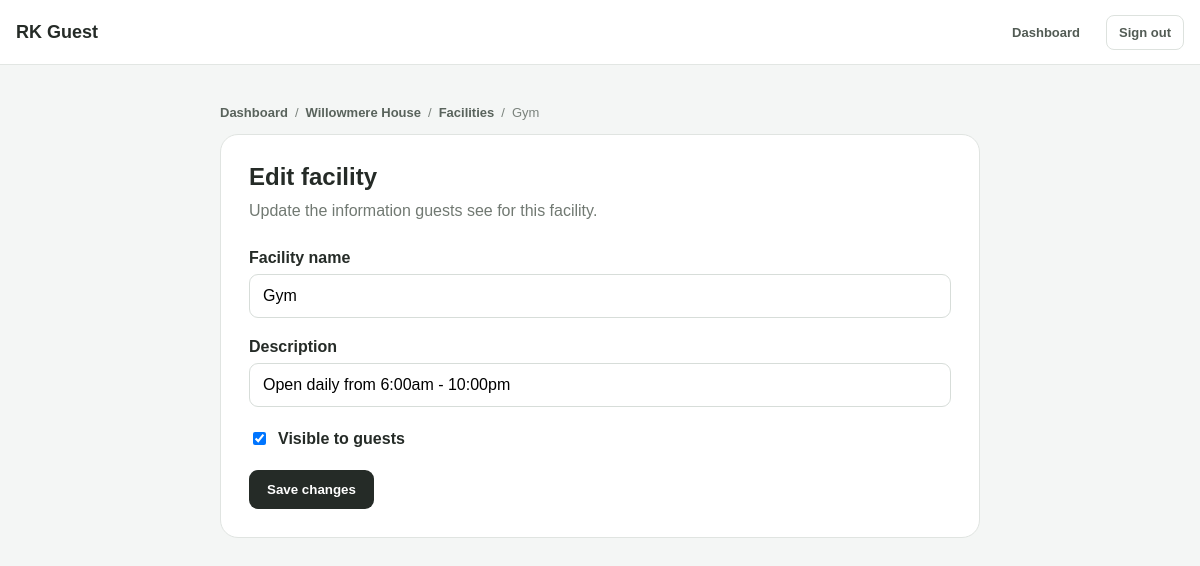
Page /dashboard/properties/willowmere-house/sections/5/items/1/edit/ (signed in) on the committed database.
### properties/models.py (models this page shows, shortened)
class Property(models.Model):
    name = models.CharField(max_length=200)
    slug = models.SlugField(unique=True)
    description = models.TextField(blank=True)
    logo = models.ImageField(
        upload_to="property_logos/",
        blank=True,
        null=True,
    )
    phone = models.CharField(max_length=50, blank=True)
    email = models.EmailField(blank=True)
    website = models.URLField(blank=True)
    address = models.TextField(blank=True)
    primary_colour = models.CharField(
        max_length=7,
        default="#000000",
    )
    is_active = models.BooleanField(default=True)
    created_at = models.DateTimeField(auto_now_add=True)
    updated_at = models.DateTimeField(auto_now=True)

class GuestSection(models.Model):
    ICON_CHOICES = [
    ("info", "Information"),
    ("wifi", "Wi-Fi"),
    ("breakfast", "Breakfast / Dining"),
    ("parking", "Parking"),
    ("checkout", "Check-in / Check-out"),
    ("facilities", "Facilities"),
    ("local", "Local Area"),
    ("faq", "FAQ"),
    ("contact", "Contact"),
    ]
    SECTION_TYPE_CHOICES = [
    ("generic", "General information"),
    ("wifi", "Wi-Fi"),
    ("stay_times", "Check-in / Check-out"),
    ("breakfast", "Breakfast / Dining"),
    ("parking", "Parking"),
    ("facilities", "Facilities"),
    ("local_area", "Local Area"),
    ("faq", "FAQ"),
    ]
    property = models.ForeignKey(
        Property,
        on_delete=models.CASCADE,
        related_name="guest_sections",
    )
    title = models.CharField(max_length=100)
    slug = models.SlugField()
    section_type = models.CharField(
        max_length=30,
        choices=SECTION_TYPE_CHOICES,
        default="generic",
    )
    icon = models.CharField(
        max_length=50,
        choices=ICON_CHOICES,
        default="info",
    )
    content = models.TextField(blank=True)
    wifi_network = models.CharField(
        max_length=150,
        blank=True,
    )
    wifi_password = models.CharField(
        max_length=150,
        blank=True,
    )
    check_in_time = models.CharField(
        max_length=50,
        blank=True,
    )
    check_out_time = models.CharField(
        max_length=50,
        blank=True,
    )
    check_times_note = models.CharField(
        max_length=255,
        blank=True,
    )
    breakfast_weekday_time = models.CharField(
        max_length=100,
        blank=True,
    )
    breakfast_weekend_time = models.CharField(
        max_length=100,
        blank=True,
    )
    breakfast_location = models.CharField(
        max_length=150,
        blank=True,
    )
    breakfast_note = models.CharField(
        max_length=255,
        blank=True,
    )
    parking_availability = models.CharField(
        max_length=150,
        blank=True,
    )
    parking_location = models.CharField(
        max_length=200,
        blank=True,
    )
    parking_registration = models.CharField(
        max_length=255,
        blank=True,
    )
    parking_note = models.CharField(
        max_length=255,
        blank=True,
    )
    copy_label = models.CharField(
        max_length=100,
        blank=True,
    )
    copy_value = models.CharField(
        max_length=255,
        blank=True,
    )
    action_label = models.CharField(
        max_length=100,
        blank=True,
    )
    action_url = models.URLField(
        blank=True,
    )
    sort_order = models.PositiveIntegerField(default=0)
    is_published = models.BooleanField(default=True)
    created_at = models.DateTimeField(auto_now_add=True)
    updated_at = models.DateTimeField(auto_now=True)
    class Meta:
        ordering = (
            "sort_order",
            "title",
        )
        constraints = [
            models.UniqueConstraint(
                fields=("property", "slug"),
                name="unique_guest_section_slug_per_property",
            )
        ]

class GuestSectionItem(models.Model):
    section = models.ForeignKey(
        GuestSection,
        on_delete=models.CASCADE,
        related_name="items",
    )
    title = models.CharField(
        max_length=150,
    )
    description = models.CharField(
        max_length=255,
        blank=True,
    )
    category = models.CharField(
        max_length=100,
        blank=True,
    )
    distance = models.CharField(
        max_length=100,
        blank=True,
    )
    url = models.URLField(
        blank=True,
    )
    link_label = models.CharField(
        max_length=100,
        blank=True,
    )
    sort_order = models.PositiveIntegerField(
        default=0,
    )
    is_active = models.BooleanField(
        default=True,
    )
    created_at = models.DateTimeField(
        auto_now_add=True,
    )
    updated_at = models.DateTimeField(
        auto_now=True,
    )
    class Meta:
        ordering = (
            "sort_order",
            "id",
        )

### dashboard/views.py (the view, shortened to what this page needs)
@login_required
def section_item_edit(
    request,
    slug,
    section_id,
    item_id,
):
    property_obj = get_object_or_404(
        Property,
        slug=slug,
        is_active=True,
        memberships__user=request.user,
    )
    section = get_object_or_404(
        GuestSection,
        id=section_id,
        property=property_obj,
    )
    item = get_object_or_404(
        GuestSectionItem,
        id=item_id,
        section=section,
    )
    return render(
        request,
        "dashboard/section_item_form.html",
        {
            "property": property_obj,
            "section": section,
            "item": item,
        },
    )

### dashboard/templates/dashboard/section_item_form.html (shortened to what this page needs)
{% extends "dashboard/base.html" %}
    {% block content %}
    <main class="page">
        <div class="page-breadcrumbs">
            <a href="{% url 'dashboard:home' %}">
                Dashboard
            </a>
            <span>/</span>
            <a href="{% url 'dashboard:property_manage' property.slug %}">
                {{ property.name }}
            </a>
            <span>/</span>
            <a
                href="{% url 'dashboard:section_edit' property.slug section.id %}{% if section.section_type == 'local_area' %}#local-area-items{% elif section.section_type == 'faq' %}#faq-items{% else %}#section-items{% endif %}"            >
                {{ section.title }}
            </a>
            <span>/</span>
            <span>
                {{ item.title }}
            </span>
        </div>
        <section class="card">
            <h1>
                {% if section.section_type == "faq" %}
                    Edit question
                {% elif section.section_type == "local_area" %}
                    Edit recommendation
                {% else %}
                    Edit facility
                {% endif %}
            </h1>
            <p class="intro">
                Update the information guests see
                for this facility.
            </p>
            <form method="post">
                <div class="field">
                    <label for="item_title">
                        {% if section.section_type == "faq" %}
                            Question
                        {% elif section.section_type == "local_area" %}
                            Place name
                        {% else %}
                            Facility name
                        {% endif %}
                    </label>
                    <input
                        id="item_title"
                        name="item_title"
                        type="text"
                        value="{{ item.title }}"
                        required
                    >
                </div>
                <div class="field">
                    <label for="item_description">
                        {% if section.section_type == "faq" %}
                            Answer
                        {% else %}
                            Description
                        {% endif %}
                    </label>
                    <input
                        id="item_description"
                        name="item_description"
                        type="text"
                        value="{{ item.description }}"
                        placeholder="Example: Open daily from 6:00am – 10:00pm"
                    >
                </div>
                <div class="checkbox-field">
                    <input
                        id="is_active"
                        name="is_active"
                        type="checkbox"
                        {% if item.is_active %}checked{% endif %}
                    >
                    <label for="is_active">
                        Visible to guests
                    </label>
                </div>
                <button
                    class="save-button"
                    type="submit"
                >
                    Save changes
                </button>
            </form>
        </section>
    </main>
{% endblock %}

### rows in the picture
Property: name "Willowmere House"
GuestSection: title "Facilities"
GuestSectionItem: title "Gym", item_title "Gym", item_description "Open daily from 6:00am - 10:00pm", is_active "☑"
